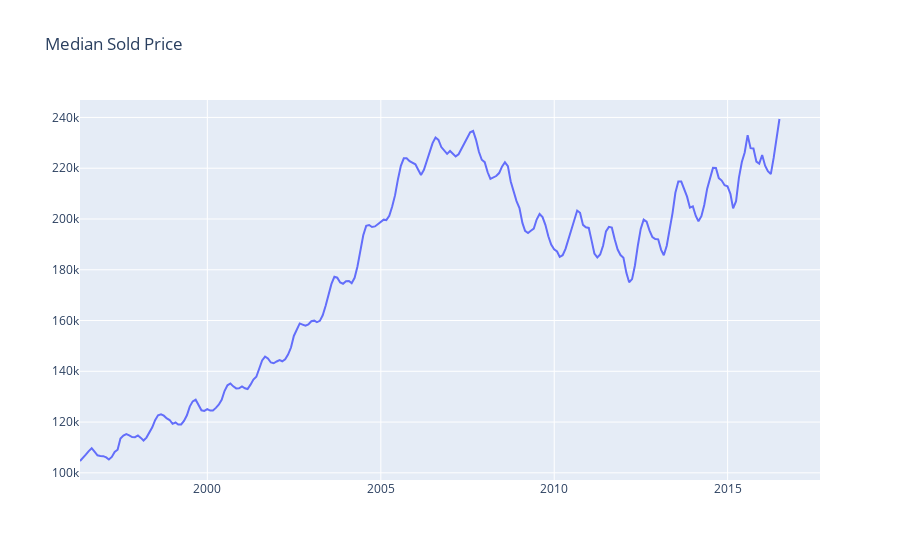

Notebook cell for this chart:
### Markdown cell above
## Median Sold Price Of All Home

### Code cell
data = [go.Scatter(x = state_month['Date'], y = state_month['MedianSoldPrice_AllHomes'], name = 'Sold Price All Home')]
layout = {'title': 'Median Sold Price' }

py.iplot({'data':data,'layout':layout})

### Figure 1 — Plotly figure (JSON) as saved in the notebook; plotly's stock layout.template omitted (floating-point values rounded to 4 significant figures; data arrays with more than 128 entries replaced by an {"elided": "..."} marker saying what was removed)
{"data": [{"name": "Sold Price All Home", "type": "scatter", "x": {"elided": "257 str values"}, "y": {"elided": "257 float values"}}], "layout": {"title": {"text": "Median Sold Price"}}}
